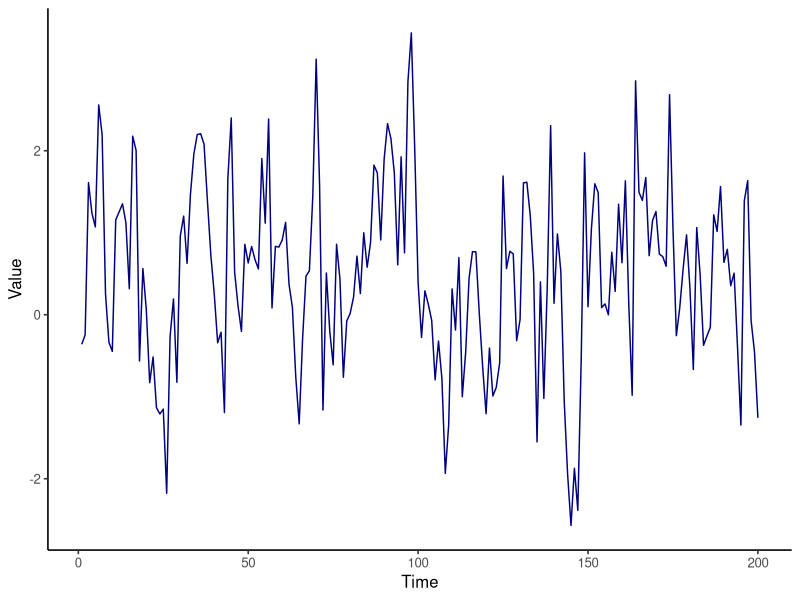
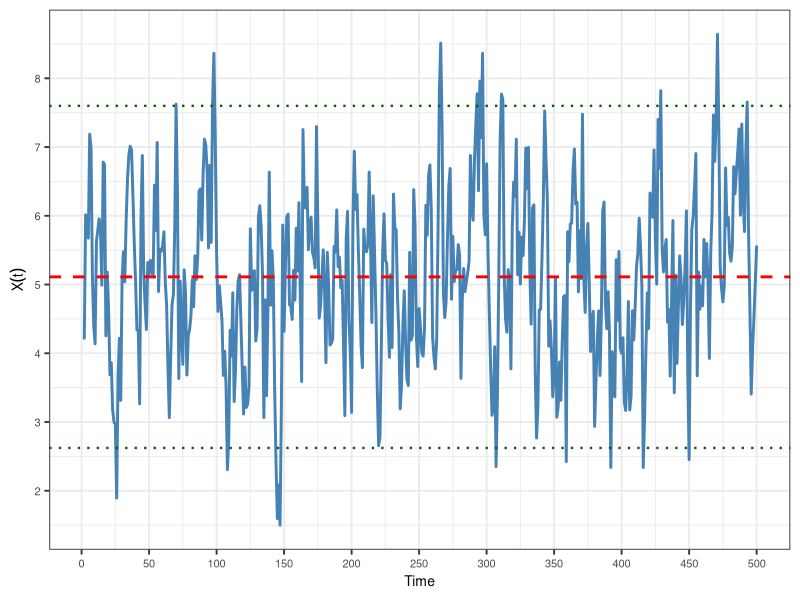

Write the R code that produced these figures, in order.
## ---- chunk 1
#| echo: false
#| include: false
#| warning: false
#| message: false
#| caption: "Simulated Stationary Time Series"
#| fig.cap: "A simulated stationary time series"
#| fig.width: 4
#| fig.height: 3
library(ggplot2)
set.seed(123)
n <- 100
library(ggplot2)  # Load required library
library(ggpubr)  # Load ggpubr for theme_classic2

# Function to generate a stationary time series
# y_t = c + \phi *y_{t-1} + \epsilon_t
ar1_time_series <- function(n, c, phi) {
  # Generate white noise
  epsilon <- rnorm(n, mean = 0, sd = 1)
  
  # Initialize the time series
  y <- numeric(n)
  y[1] <- c + epsilon[1]  # Initial value
  
  # Generate the time series
  for (t in 2:n) {
    y[t] <- c + phi * y[t - 1] + epsilon[t]
  }  # Added missing closing brace
  
  return(y)
}  # Fixed brace placement

# Define n before using it
n <- 200  # Add this line
c <- 0.2  # Constant term
phi <- 0.6  # Autoregressive coefficient

# Generate an AR(1) time series
data <- data.frame(
  time = 1:n,
  time_series = ar1_time_series(n, c, phi)
)

# Plot the time series using ggplot2
ggplot(data, aes(x = time, y = time_series)) +
  geom_line(color = "navy") +
  labs(
    x = "Time",
    y = "Value"
  ) +
  theme_classic2() +
  theme(plot.title = element_text(hjust = 0.5))

## ---- chunk 2
# Simulate a stationary AR(1) process
#| echo: false
set.seed(123)
n <- 500
phi <- 0.7
mu <- 5
sigma <- 1
x <- numeric(n)
x[1] <- rnorm(1, mean = mu, sd = sigma / sqrt(1 - phi^2))
for (t in 2:n) {
  x[t] <- mu + phi * (x[t-1] - mu) + rnorm(1, 0, sigma)
}
library(ggplot2)

mean_x <- mean(x)
sd_x <- sd(x)
upper_band <- mean_x + 2 * sd_x
lower_band <- mean_x - 2 * sd_x

ggplot(data.frame(Time = 1:n, Value = x), aes(Time, Value)) +
  geom_line(color = 'steelblue', linewidth = 1) +
  geom_hline(yintercept = mean_x, linetype = 'dashed', color = 'red', linewidth = 1) +
  geom_hline(yintercept = upper_band, linetype = 'dotted', color = 'darkgreen', linewidth = 0.8) +
  geom_hline(yintercept = lower_band, linetype = 'dotted', color = 'darkgreen', linewidth = 0.8) +
  labs(y = expression(X(t)), x = 'Time') +
  theme_bw(base_size = 14) +
  theme(
    axis.title.x = element_text(size = 10),
    axis.title.y = element_text(size = 10),
    axis.text.x = element_text(size = 8),
    axis.text.y = element_text(size = 8)
  ) +
  scale_x_continuous(breaks = seq(0, n, by = 50)) +
  scale_y_continuous(breaks = scales::pretty_breaks(n = 8))
